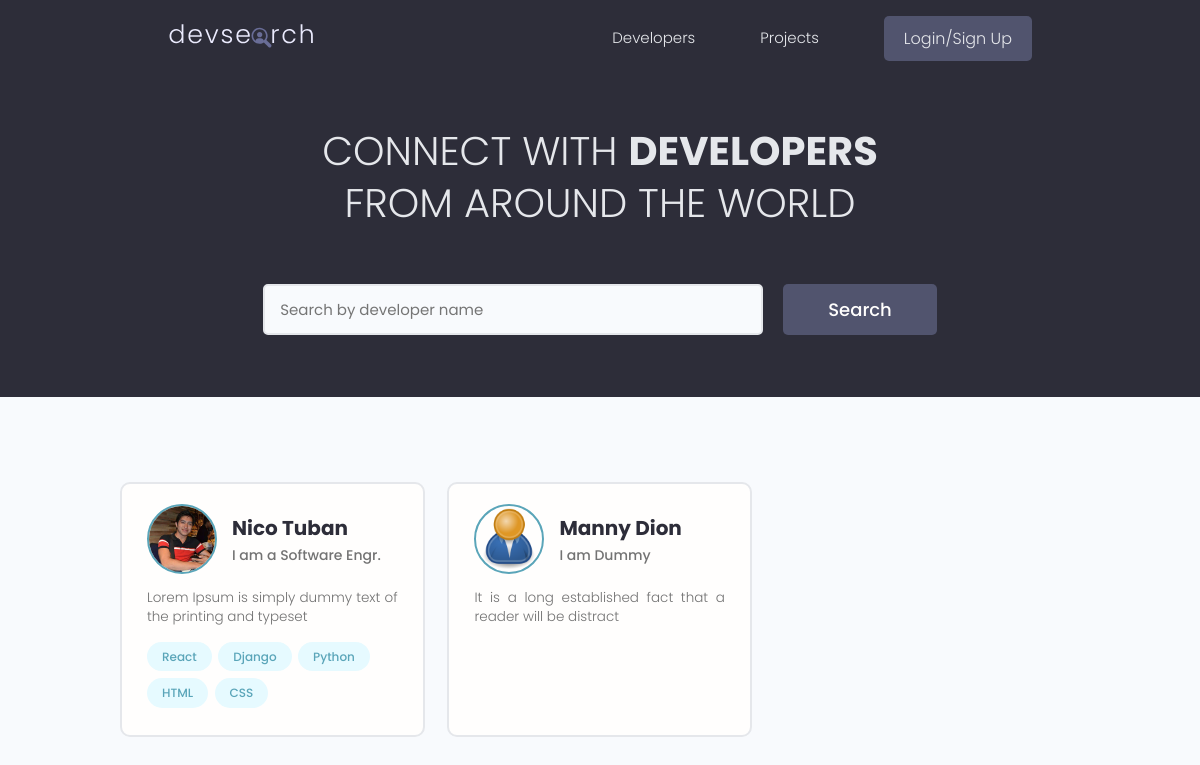
/, run on an earlier commit of the app's database.
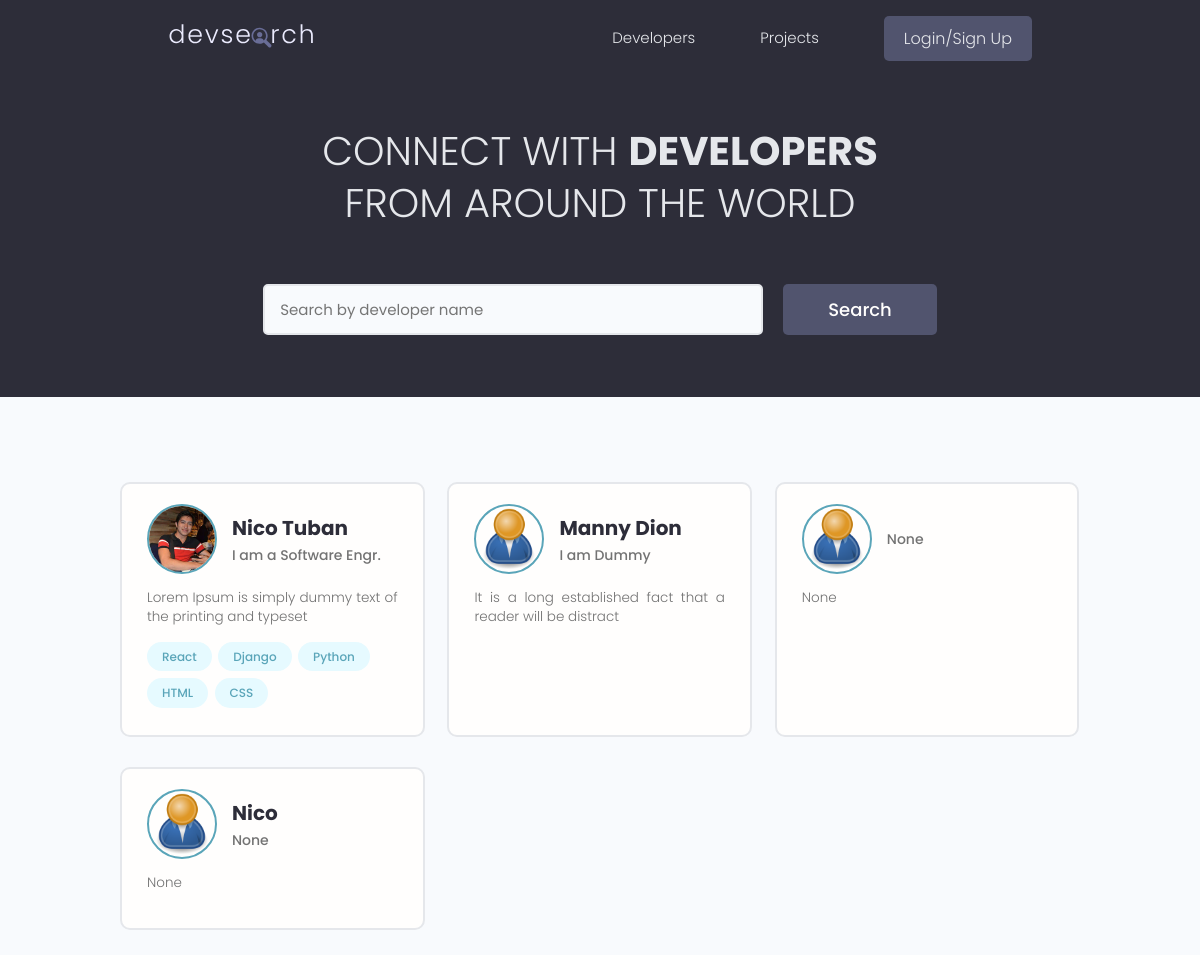
And on a later commit of the database.
### users/models.py (models this page shows, shortened)
class Profile(models.Model):
    user = models.OneToOneField(User, on_delete=models.CASCADE, null=True, blank=True)
    name = models.CharField(max_length=200, blank=True, null=True)
    email = models.EmailField(max_length=500, blank=True, null=True)
    username = models.CharField(max_length=200, blank=True, null=True)
    location = models.CharField(max_length=200, blank=True, null=True)
    short_intro = models.CharField(max_length=200, blank=True, null=True)
    bio = models.TextField(blank=True, null=True)
    profile_image = models.ImageField(null=True, blank=True, upload_to='profiles/', default="profiles/user-default.png")
    social_github = models.CharField(max_length=200, blank=True, null=True)
    social_twitter = models.CharField(max_length=200, blank=True, null=True)
    social_linkedin = models.CharField(max_length=200, blank=True, null=True)
    social_youtube = models.CharField(max_length=200, blank=True, null=True)
    social_website = models.CharField(max_length=200, blank=True, null=True)
    created = models.DateTimeField(auto_now_add=True)
    id = models.UUIDField(default=uuid.uuid4, unique=True,
                         primary_key=True, editable=False)

class Skill(models.Model):
    owner = models.ForeignKey(Profile, on_delete=models.CASCADE, null=True, blank=True) # parent(Profile)-child(Skill) relationship
    name = models.CharField(max_length=200, blank=True, null=True)
    description = models.TextField(null=True, blank=True)
    created = models.DateTimeField(auto_now_add=True)
    id = models.UUIDField(default=uuid.uuid4, unique=True,
                         primary_key=True, editable=False)
    def __str__(self):
        return str(self.name)

### users/views.py (the view)
# urls.py: path('', views.profiles, name="profiles"),
def profiles(request):
    profiles = Profile.objects.all()
    context = {'profiles': profiles}
    return render(request, 'users/profiles.html', context)

### users/templates/users/profiles.html (shortened to what this page needs)
{% extends 'main.html' %}
{% block content %}
    <main class="home">
        <section class="hero-section text-center">
          <div class="container container--narrow">
            <div class="hero-section__box">
              <h2>CONNECT WITH <span>DEVELOPERS</span></h2>
              <h2>FROM AROUND THE WORLD</h2>
            </div>
            <div class="hero-section__search">
              <form class="form" action="#" method="get">
                <div class="form__field">
                  <input class="input input--text" id="formInput#search" type="text" name="text"
                    placeholder="Search by developer name" />
                </div>
                <input class="btn btn--sub btn--lg" type="submit" value="Search" />
              </form>
            </div>
          </div>
        </section>
        <section class="devlist">
          <div class="container">
            <div class="grid grid--three">
              {% for profile in profiles %}
              <div class="column card">
                <div class="dev">
                  <a href="{% url 'user-profile' profile.id %}" class="card__body">
                    <div class="dev__profile">
                      <img class="avatar avatar--md" src="{{ profile.profile_image.url }}" alt="image" />
                      <div class="dev__meta">
                        <h3>{{profile.name}}</h3>
                        <h5>{{ profile.short_intro }}</h5>
                      </div>
                    </div>
                    <p class="dev__info">{{ profile.bio|slice:"60" }} </p>
                    <div class="dev__skills">
                       {% for skill in profile.skill_set.all|slice:"5" %}
                      <span class="tag tag--pill tag--main">
                        <small>{{skill}}</small>
                      </span>
                      {% endfor %}
                    </div>
                  </a>
                </div>
              </div>
              {% endfor %}
            </div>
          </div>
        </section>
      </main>
{% endblock content %}

### templates/main.html (shortened to what this page needs)
<!DOCTYPE html>
{% load static %}
<html>
<head>
    <link rel="stylesheet" href="https://cdn.iconmonstr.com/1.3.0/css/iconmonstr-iconic-font.min.css" />
    <link rel="stylesheet" href="{% static 'uikit/styles/uikit.css' %}" />
    <link rel="stylesheet" href="{% static 'styles/app.css' %}" />
</head>
<body>
    {% include 'navbar.html' %}
    {% block content %}
    {% endblock content %}
</body>
</html>

### templates/navbar.html (shortened to what this page needs)
{% load static %}
<header class="header">
    <div class="container container--narrow">
      <a href="{% url 'profiles' %}" class="header__logo">
        <img src="{% static 'images/logo.svg' %}" alt="DevSearch Logo" />
      </a>
      <nav class="header__nav">
        <ul class="header__menu">
          <li class="header__menuItem"><a href="{% url 'profiles' %}">Developers</a></li>
          <li class="header__menuItem"><a href="{% url 'projects' %}">Projects</a></li>
          {% if request.user.is_authenticated %}
          <li class="header__menuItem"><a href="">Inbox</a></li>
          <li class="header__menuItem"><a href="{% url 'account' %}" class="btn btn--sub">Account</a></li>
          <li class="header__menuItem"><a href="{% url 'logout' %}" class="btn btn--sub">Logout</a></li>
          {% else %}
          <li class="header__menuItem"><a href="{% url 'login' %}" class="btn btn--sub">Login/Sign Up</a></li>
          {% endif %}
        </ul>
      </nav>
    </div>
  </header>

### static/styles/app.css (style rules this page uses)
:root { --color-sub: #2d2d39; }
.btn--sub { background-color: var(--color-sub-light); }
.card { border: 2px solid var(--color-light); }
img { width: 100%; }
.header { position: sticky; z-index: 111; background-color: var(--color-sub); padding: 1.5rem 0; }
.header > .container { display: flex; justify-content: space-between; align-items: center; }
.header__logo > img { height: 3.8rem; }
.header__nav > ul { display: inline-flex; align-items: center; list-style: none; gap: 6.5rem; }
.header__menuItem > a { color: var(--color-light); font-weight: 300; }
.hero-section { height: 40vh; display: flex; align-items: center; background-color: var(--color-sub); }
.hero-section__box { margin-bottom: 4rem; }
.hero-section__box > h2, .hero-section__box > h2 > span { font-size: 4rem; color: var(--color-light); line-height: 1.3; text-transform: uppercase; }
.hero-section__box > h2 { font-weight: 300; }
.hero-section__box > h2 > span { font-weight: 700; }
.hero-section__search > .form { display: flex; align-items: center; justify-content: center; gap: 2rem; }
.hero-section__search > .form input.input--text { width: 50rem; }
.devlist { margin-top: 8rem; }
.devlist .grid { align-items: stretch; }
.devlist .dev .dev__profile { display: flex; align-items: center; gap: 1.5rem; }
.devlist .dev .dev__meta h3 { color: var(--color-sub); font-size: 2rem; font-weight: 700; }
.devlist .dev .dev__meta h5 { color: var(--color-text); font-size: 1.4rem; font-weight: 500; }
.devlist .dev .dev__info { margin: 1.5rem 0; font-size: 1.35rem; line-height: 1.4; text-align: justify; }

### static/uikit/styles/modules/_variables.css (style rules this page uses)
:root { --color-main: #5aa5b9; --color-main-light: #e6faff; --color-sub: #3f4156; --color-sub-light: #51546e; --color-sub-lighter: #ededfd; --color-text: #737373; --color-gray: #8b8b8b; --color-light: #e5e7eb; --color-light-gray: #767676; --color-bg: #f8fafd; --color-white: #fffefd; --color-white-light: #f3f3f3; --color-success: #359e64; --color-success-bg: #def8e8; --color-error: #fc4b0b; --color-error-bg: #fff2ee; --font-base: 'Poppins', arial, helvetica, 'Segoe UI', roboto, ubuntu, sans-serif; --font-monospace: 'Fira Code', 'Courier New', courier, monospace; --font-regular: 300; --font-medium: 500; --font-bold: 700; --generic-shadow: 1px 1px 5px #00000010; --generic-transition: all 0.3s ease-in-out; }

### static/uikit/styles/modules/_base.css (style rules this page uses)
* { margin: 0; padding: 0; box-sizing: border-box; text-rendering: optimizeLegibility; color: inherit; font-size: inherit; }
html { font-size: 50%; }
@media only screen and (min-width: 480px) { html { font-size: 56.25%; } }
@media only screen and (min-width: 1200px) { html { font-size: 62.5%; } }
body { line-height: 1.6; font-weight: 400; font-size: 1.5rem; color: var(--color-text); background-color: var(--color-bg); min-height: 100vh; }

### static/uikit/styles/modules/_typography.css (style rules this page uses)
* { font-family: var(--font-base); }
h2 { font-size: 3.6rem; font-weight: var(--font-bold); }
h3 { font-size: 3.2rem; font-weight: var(--font-medium); }
h5 { font-size: 2.4rem; font-weight: var(--font-medium); }
h5, h6 { font-weight: var(--font-regular); }
p, span, strong { font-size: 1.6rem; color: var(--color-text); font-weight: var(--font-regular); }
a { padding-bottom: 2px; text-decoration: none; display: inline-block; color: var(--color-main); font-weight: var(--font-medium); }

### static/uikit/styles/modules/_utilities.css (style rules this page uses)
.container { width: 92%; max-width: 165rem; margin: 0 auto; box-sizing: border-box; }
.container--narrow { width: 92%; max-width: 120rem; }
@media screen and (min-width: 1000px) { .container { width: 90%; } }
@media screen and (min-width: 1000px) { .container--narrow { width: 85%; } }
@media screen and (min-width: 1200px) { .container { width: 80%; } }
@media screen and (min-width: 1200px) { .container--narrow { width: 72%; } }
.text-center { text-align: center; }

### static/uikit/styles/modules/_avatar.css (style rules this page uses)
.avatar { border-radius: 50%; border: 2px solid var(--color-main); object-fit: cover; }
.avatar--md { height: 7rem; width: 7rem; }

### static/uikit/styles/modules/_button.css (style rules this page uses)
.btn { display: inline-block; position: relative; cursor: pointer; background-color: var(--color-light); font-weight: var(--font-medium); color: var(--color-sub); text-decoration: none; padding: 1rem 2rem; border-radius: 0.5rem; border: none; width: -webkit-fit-content; width: -moz-fit-content; width: fit-content; height: -webkit-fit-content; height: -moz-fit-content; height: fit-content; font-size: 1.6rem; outline-width: 0; outline-color: transparent; -webkit-backface-visibility: hidden; backface-visibility: hidden; transition: all 0.3s ease-in-out; }
.btn--sub { background-color: var(--color-sub); color: var(--color-white); }
.btn--lg { font-size: 1.8rem; padding: 1.2rem 4.5rem; }

What changed in the data, as far as the page shows it:
added Profile: profile_image (placeholder picture), short_intro "None", bio "None"
added Profile: profile_image (placeholder picture), name "Nico", short_intro "None", bio "None"
